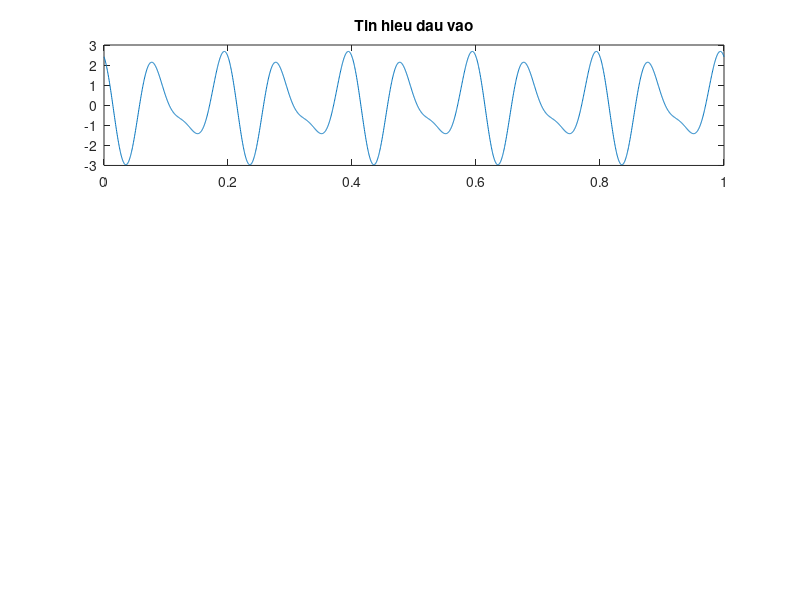

Write MATLAB code to recreate this figure. (Note: this script raises an error after producing the figure.)

fc=300;
fs=8*fc;
A=2;
t=[0:1/fs:1];
s=2.*cos(20*pi*t+pi/4)+cos(30*pi*t);
subplot(311)
plot(t,s)
title('Tin hieu dau vao');
y=ammod(s,fc,fs,A);
subplot(312)
plot(t,y)
title('Tin hieu sau khi dieu che');
m=amdemod(y,fc,fs,A);
subplot(313)
plot(t,m)
title('Tin hieu sau giai dieu che');